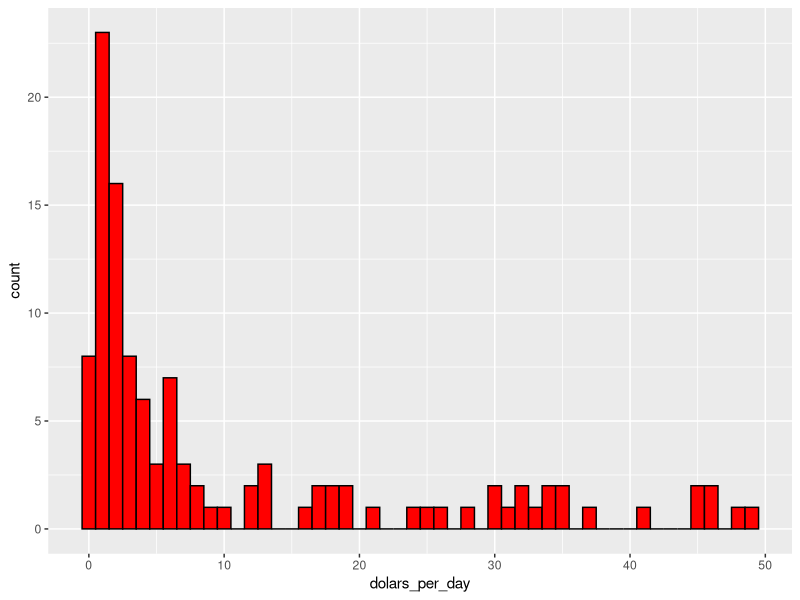
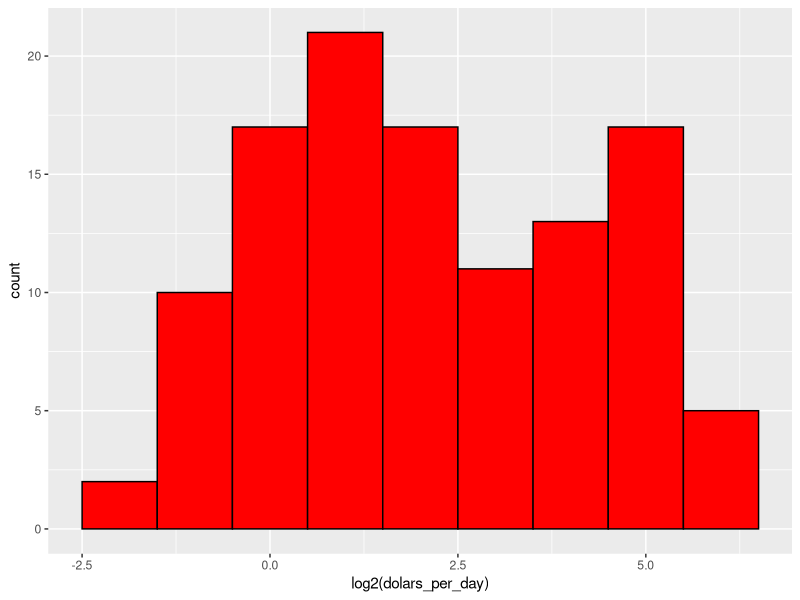
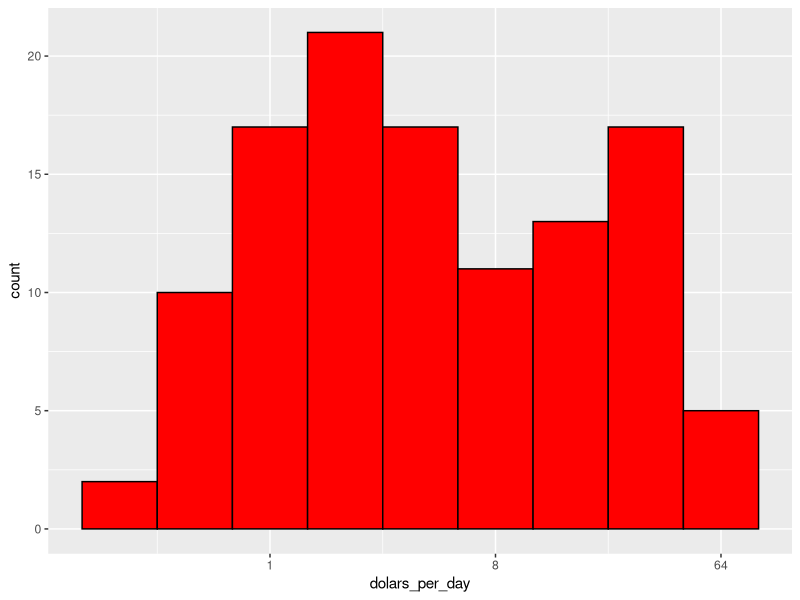

Reproduce these figures in R, in order.
library(dslabs)
library(tidyverse)
data("gapminder")

# In this video, we cover transformations.
# Transformations can be very useful to better understand distributions.
# The GDP per person is often used as a rough summary of how rich a country is.
# Here we divide this quantity by 365 to obtain the more interpretable measure
# dollars per day.
# Using current US dollars as a unit, a person surviving on an income
# of less than $2 a day, for example, is defined to be living in absolute poverty.
gapminder %>% mutate( dolars_per_day = (gdp/population) / 365 ) %>% filter( year == 1970 & !is.na(gdp) ) %>%
  ggplot( aes(dolars_per_day) ) + geom_histogram( binwidth = 1, color = "black", fill = "red" )


# Log transformations change multiplicative changes
# into additive ones.
# Using base 2 for, example, means that every time a value doubles,
# the log transformation increases by one.
# In statistics, these bumps are sometimes referred to as modes.
# The mode of a distribution is the value with the highest frequency.
# The mode of a normal distribution is the average.
# We call the location where it goes up and down again as local modes.
# And we say that the distribution has multiple modes.
# This bimodality is consistent with the dichotomous world
# made up of countries with average incomes less than $8 per day.
# And countries above that we see two modes in the histogram.
gapminder %>% mutate( dolars_per_day = (gdp/population) / 365 ) %>% 
  filter( year == 1970 & !is.na(gdp) ) %>%
  ggplot( aes( log2(dolars_per_day) ) ) + geom_histogram( binwidth = 1, color = "black", fill = "red" )

# In the dollar per day example, we use base 2 instead of base 10
# because the resulting range is easier to interpret.
# The range of the values being plotted started from about 0.3 and ended around 50.
# In base 10, this turns to a range that includes very few integers, just 0 and 1.
# With base 2, our range includes negative 2, negative 1, 0, 1, 2, 3, 4, and 5.
# So we prefer to have more integers in the transform scale.

# if we log the data, we can more easily interpret intermediate values in the scale.
# However, the advantage of using log scales is that we see the original values on the axis.
# repeat histogram with log2 scaled x-axis
gapminder %>% mutate( dolars_per_day = ( gdp / population ) / 365 ) %>% 
  filter( year == 1970 & !is.na(gdp) ) %>%
  ggplot( aes( dolars_per_day ) ) + geom_histogram( binwidth = 1, color = "black", fill = "red" ) +
  scale_x_continuous( trans = "log2" )
